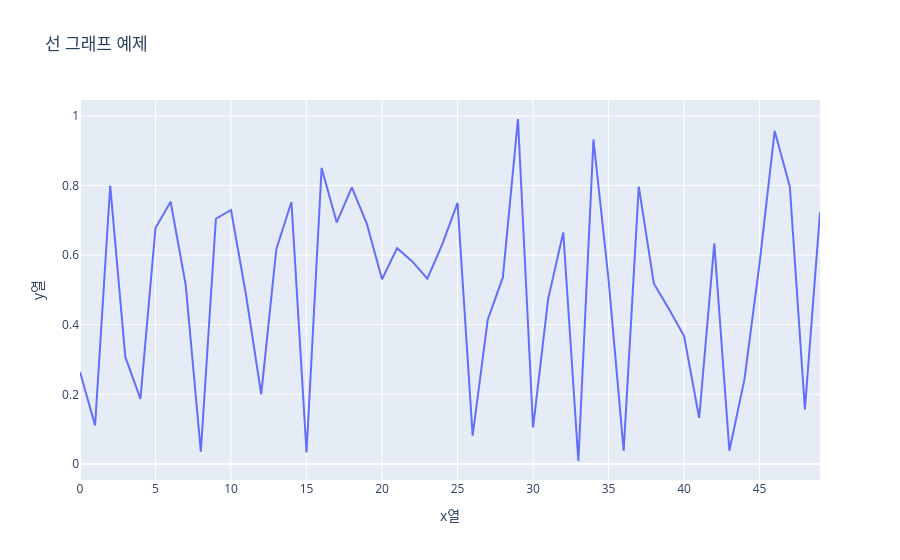

The notebook cell this image was saved under:
### Markdown cell above
#### 산점도 그래프 활용 방법
1) 관계분석 : 서로 다른 변수 사이에 상관관계가 존재하는지 파악하고 싶을 때
2) 패턴 및 경향성 파악 : 특정 데이터들이 어떤 패턴이나 경향성을 보이는지 확인하고자 할 때
3) 이상치(*Outlier) 탐지 : 전체 데이터에서 특정 데이터가 다른 값들과 동떨어진 좌표값 = 이상치을 가지고 있을 때, 식별
4) 탐색적 데이터 분석(*EDA) 초반 단계 : 전체 총 데이터안에 있는 feature들 간 상관관계 = 상호작용 여부를 판단하고자 할 때

### Code cell
#

import plotly.express as px
import pandas as pd
import numpy as np

df = pd.DataFrame({
    "x열": np.arange(50),
    "y열": np.random.rand(50)
})

fig = px.line(
    df,
    x = "x열",
    y = "y열",
    title = "선 그래프 예제"
)

fig.show()

### Figure 1 — Plotly figure (JSON) as saved in the notebook; plotly's stock layout.template omitted (floating-point values rounded to 4 significant figures)
{"data": [{"hovertemplate": "x열=%{x}<br>y열=%{y}<extra></extra>", "legendgroup": "", "line": {"color": "#636efa", "dash": "solid"}, "marker": {"symbol": "circle"}, "mode": "lines", "name": "", "orientation": "v", "showlegend": false, "type": "scatter", "x": [0, 1, 2, 3, 4, 5, 6, 7, 8, 9, 10, 11, 12, 13, 14, 15, 16, 17, 18, 19, 20, 21, 22, 23, 24, 25, 26, 27, 28, 29, 30, 31, 32, 33, 34, 35, 36, 37, 38, 39, 40, 41, 42, 43, 44, 45, 46, 47, 48, 49], "xaxis": "x", "y": [0.2643, 0.1108, 0.7993, 0.3074, 0.1869, 0.6778, 0.753, 0.5145, 0.03522, 0.7044, 0.7296, 0.4839, 0.1999, 0.6169, 0.7526, 0.03346, 0.8503, 0.6938, 0.7946, 0.6888, 0.5305, 0.6199, 0.5818, 0.532, 0.6323, 0.7497, 0.08119, 0.4143, 0.5358, 0.9908, 0.1046, 0.4742, 0.6649, 0.008543, 0.9314, 0.5291, 0.0377, 0.7968, 0.5176, 0.4454, 0.3672, 0.1321, 0.6335, 0.0379, 0.2435, 0.5769, 0.9566, 0.7969, 0.157, 0.723], "yaxis": "y"}], "layout": {"legend": {"tracegroupgap": 0}, "title": {"text": "선 그래프 예제"}, "xaxis": {"anchor": "y", "domain": [0, 1], "title": {"text": "x열"}}, "yaxis": {"anchor": "x", "domain": [0, 1], "title": {"text": "y열"}}}}
